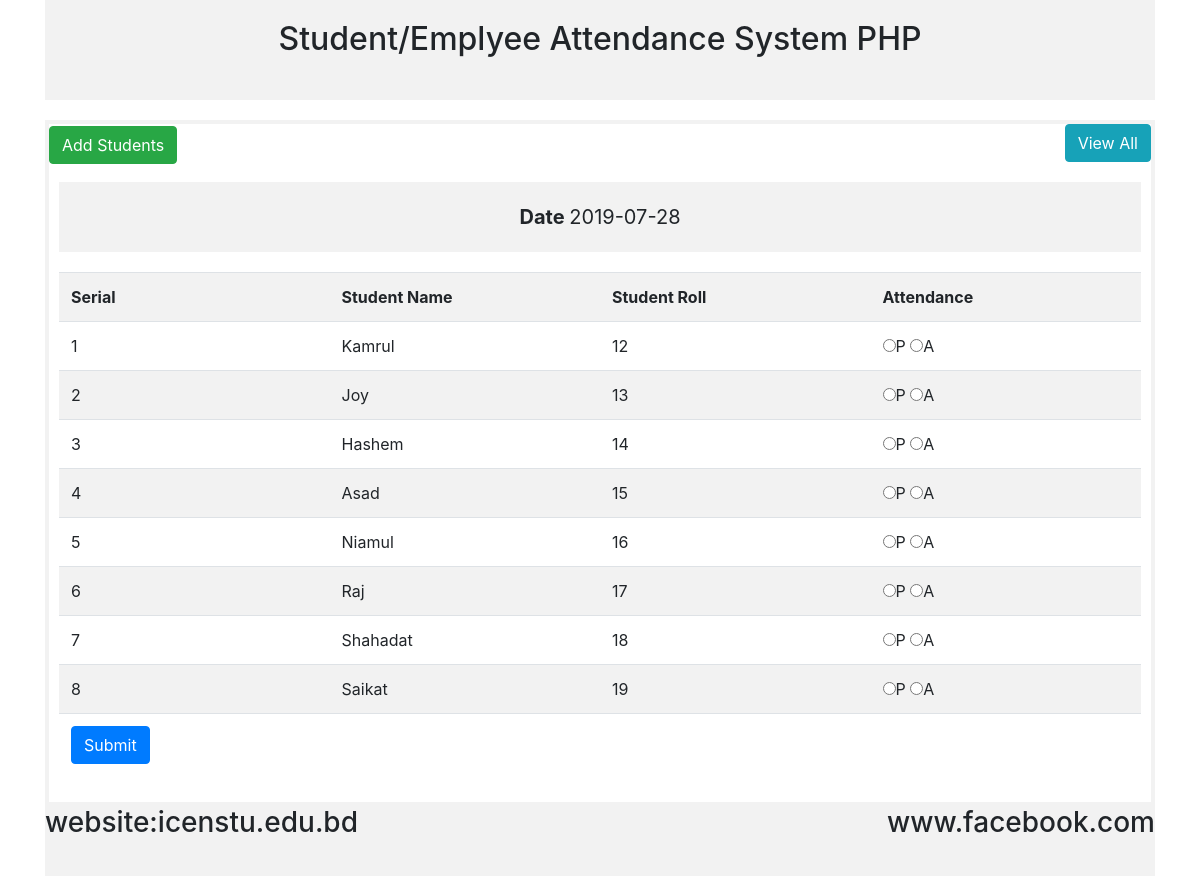
The page / on the database its author committed.
### tables this page shows
CREATE TABLE IF NOT EXISTS `tbl_student` (
  `id` int(11) NOT NULL AUTO_INCREMENT,
  `name` varchar(222) NOT NULL,
  `roll` int(22) NOT NULL,
  PRIMARY KEY (`id`)
);

### lib/Database.php (called while the page is built, shortened)
<?php
Class Database{
	public $host   = DB_HOST;
	public $user   = DB_USER;
	public $pass   = DB_PASS;
	public $dbname = DB_NAME;
	public $link;
	private function connectDB(){
	$this->link = new mysqli($this->host, $this->user, $this->pass, $this->dbname);
 }
	public function select($query){
		$result = $this->link->query($query) or die($this->link->error.__LINE__);
		if($result->num_rows > 0){
			return $result;
		} else {
			return false;
		}
	}
}

### lib/student.php (called while the page is built, shortened)
<?php include'Database.php';?>
<?php
	class Student{
			private $db;
			public function __construct(){
				$this->db = new Database();
			}
			public function getStudent(){
				$query = "SELECT * FROM tbl_student";
				$result = $this->db->select($query);
				return $result;
			}
}
?>

### index.php (the view, shortened to what this page needs)
		<?php include'inc/header.php';?>
		<?php include'lib/student.php';?>
		<?php
			$cur_date = date('Y-m-d');
		?>
			<div class="panel panel-default" style="border:4px solid #F2F2F2;">
				<div class="panel-heading">
					<h2>
						<a href="add.php" class="btn btn-success">Add Students</a>
						<a href="view_Attend.php" class="btn btn-info" style="float:right;">View All</a>
					</h2>
				</div>
				<div class="panel-body" style="border:10px solid #FFFFFF;">
					<div class="date" style="text-align:center; font-size:20px; background:#F2F2F2; height:70px;     padding:20px; margin-bottom:20px;">
					<strong>Date </strong><?php  echo $cur_date; ?>
					</div>
				<?php
				$stu = new Student();
					?>
					<form name="form" action="" method="post">
						<table class="table table-striped">
							<tr>
								<th width="25%">Serial</th>
								<th width="25%">Student Name</th>
								<th width="25%">Student Roll</th>
								<th width="25%">Attendance</th>
							</tr>
							<?php
					$getStudent = $stu->getStudent();
					if($getStudent){
						$i=0;
						foreach ($getStudent as $value) {
							$i++;
					?>
					<tr>
						<td><?php echo $i; ?></td>
						<td><?php echo $value['name']; ?></td>
						<td><?php echo $value['roll']; ?></td>
						<td>
							<input type="radio"  name="attend[<?php echo $value['roll']; ?>]" value="present">P
							<input type="radio"  name="attend[<?php echo $value['roll']; ?>]" value="absent">A
						</td>
					</tr>
						 <?php } } ?>
							<tr>
								<td colspan="4">
									<input type="submit" name="submit" value="Submit" class="btn btn-primary">
								</td>
							</tr>
						</table>
					</form>
				</div>
			</div>
<?php include'inc/footer.php';?>

### inc/header.php (shortened to what this page needs)
 <!doctype html>
<!DOCTYPE html>
<html>
<head>
	<link href="inc/bootstrap.min.css" rel="stylesheet" />
</head>
<body>
	<div class="container">
		<div class="well">
			<h2>Student/Emplyee Attendance System PHP</h2>
		</div>

### inc/footer.php
 <div class="footer">
			<h3>
				website:icenstu.edu.bd
				<span class="pull">www.facebook.com</span>
			</h3>
		</div>
	</div>
</body>
</html>

### inc/header.php (style rules this page uses)
.well { background:#F2F2F2; height:100px; margin-bottom:20px; text-align:center; }
.well h2 { padding-top:20px; }
.footer { background:#F2F2F2; height:70px; }
.pull { float:right; }

### rows shown on the page
tbl_student: name "Kamrul", roll "12"
tbl_student: name "Joy", roll "13"
tbl_student: name "Hashem", roll "14"
tbl_student: name "Asad", roll "15"
tbl_student: name "Niamul", roll "16"
tbl_student: name "Raj", roll "17"
tbl_student: name "Shahadat", roll "18"
tbl_student: name "Saikat", roll "19"
